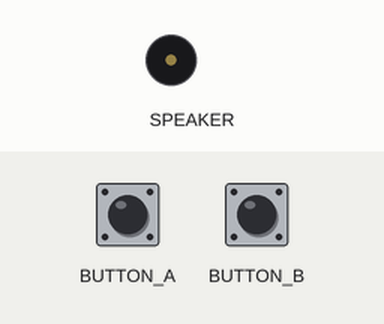
Recording of a program running on a simulated Circuit Playground running CircuitPython. Parts: buzzer (waves = sounding). The inputs (shaded band) are chosen by the test bench.

Above: at 1.2 s.
1.3 s: button A pressed for 0.15 s
At 1.37 s:
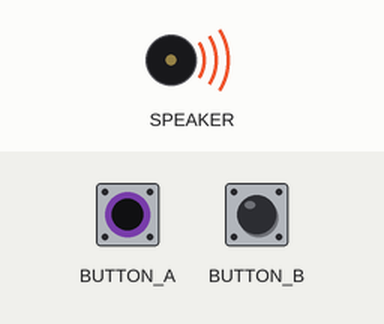
2.9 s: button A pressed for 3.2 s
At 7.1 s:
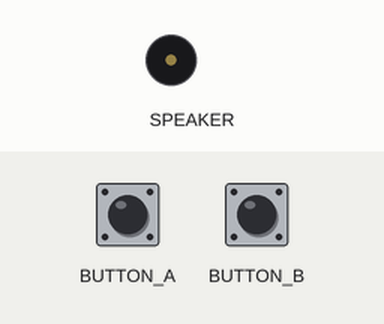
7.6 s: button B pressed for 3.2 s
At 8.2 s:
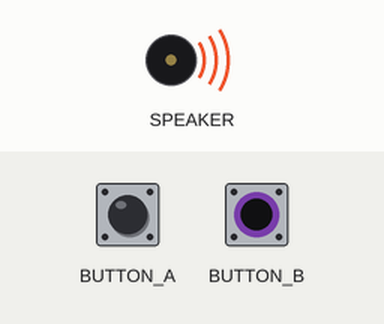
Timing chart, 0 to 12.3 s (numbered marks = the images above; inputs shaded):
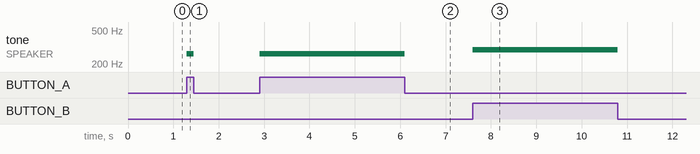

The program:

cp_start_stop_tone.py
```python
"""This example plays a tone while you're pressing a button! It is a different tone for each button
pressed, and it plays for the duration of the button press."""
from adafruit_circuitplayground import cp

while True:
    if cp.button_a:
        cp.start_tone(262)
    elif cp.button_b:
        cp.start_tone(294)
    else:
        cp.stop_tone()
```

Measured:
- after the input at 1.3 s, tone on SPEAKER: silent → 262 Hz at once, → silent 0.15 s later
- after the input at 2.9 s, tone on SPEAKER: silent → 262 Hz at once, → silent 3.2 s later
- after the input at 7.6 s, tone on SPEAKER: silent → 294 Hz at once, → silent 3.2 s later
